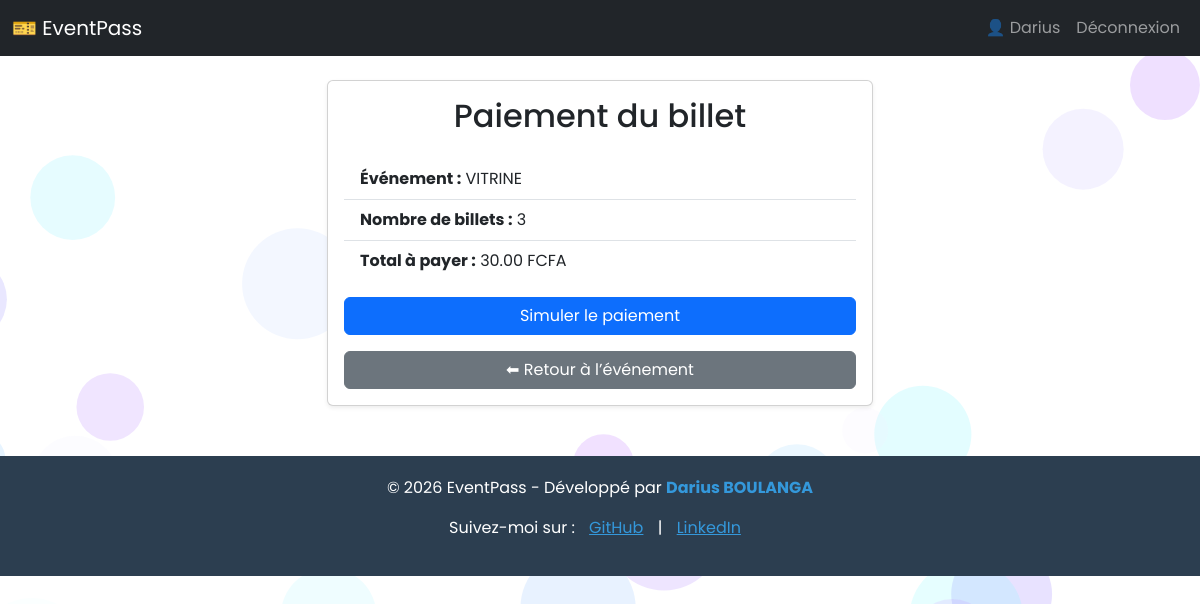
/payments/simulate/2/ (signed in), run on the app's committed database.
### accounts/models.py (models this page shows)
class CustomUser(AbstractUser):
    is_organizer = models.BooleanField(default=False)

### tickets/models.py (models this page shows, shortened)
class Ticket(models.Model):
    user = models.ForeignKey(settings.AUTH_USER_MODEL, on_delete=models.CASCADE)
    event = models.ForeignKey(Event, on_delete=models.CASCADE)
    quantity = models.PositiveIntegerField(default=1)
    purchased_at = models.DateTimeField(auto_now_add=True)
    is_paid = models.BooleanField(default=False)
    qr_code = models.ImageField(upload_to='qrcodes/', blank=True, null=True)
    def total_price(self) -> int:
        return self.quantity * self.event.ticket_price

### events/models.py (models this page shows, shortened)
class Event(models.Model):
    organizer = models.ForeignKey(settings.AUTH_USER_MODEL, on_delete=models.CASCADE)
    title = models.CharField(max_length=255)
    description = models.TextField()
    image = models.ImageField(upload_to='event_images/', null=True, blank=True)
    location = models.CharField(max_length=255)
    date = models.DateTimeField()
    ticket_price = models.DecimalField(max_digits=8, decimal_places=2)
    total_tickets = models.PositiveIntegerField()
    created_at = models.DateTimeField(auto_now_add=True)

### payments/views.py (the view, shortened to what this page needs)
# urls.py: path('simulate/<int:ticket_id>/', views.simulate_payment, name='simulate_payment'),
@login_required
def simulate_payment(request, ticket_id):
    ticket = get_object_or_404(Ticket, id=ticket_id, user=request.user)
    if Payment.objects.filter(ticket=ticket).exists():
        return redirect('payment_success', ticket_id=ticket.id)
    return render(request, 'payments/simulate_payment.html', {'ticket': ticket})

### templates/payments/simulate_payment.html (shortened to what this page needs)
{% extends 'base.html' %}
{% block content %}
<div class="row justify-content-center">
  <div class="col-md-8 col-lg-6">
    <div class="card shadow-sm">
      <div class="card-body">
        <h2 class="card-title text-center mb-4">Paiement du billet</h2>
        <ul class="list-group list-group-flush mb-3">
          <li class="list-group-item"><strong>Événement :</strong> {{ ticket.event.title }}</li>
          <li class="list-group-item"><strong>Nombre de billets :</strong> {{ ticket.quantity }}</li>
          <li class="list-group-item"><strong>Total à payer :</strong> {{ ticket.total_price }} FCFA</li>
        </ul>
        <form method="post">
          <button type="submit" class="btn btn-primary w-100">Simuler le paiement</button>
        </form>
        <a href="{% url 'event_detail' ticket.event.id %}" class="btn btn-secondary w-100 mt-3">⬅ Retour à l’événement</a>
      </div>
    </div>
  </div>
</div>
{% endblock %}

### templates/base.html (shortened to what this page needs)
<!DOCTYPE html>
<html lang="fr">
<head>
    {% load static %}
    <link rel="stylesheet" href="https://cdn.jsdelivr.net/npm/bootstrap@5.3.3/dist/css/bootstrap.min.css">
    <link rel="stylesheet" href="{% static 'css/style.css' %}">
</head>
<body>
<nav class="navbar navbar-expand-lg navbar-dark bg-dark mb-4">
  <div class="container-fluid">
    <a class="navbar-brand" href="{% url 'event_list' %}">🎫 EventPass</a>
    <div class="collapse navbar-collapse">
      <ul class="navbar-nav ms-auto">
        {% if user.is_authenticated %}
          <li class="nav-item">
            <a class="nav-link" href="#">👤 {{ user.username }}</a>
          </li>
          <li class="nav-item">
            <a class="nav-link" href="{% url 'logout' %}">Déconnexion</a>
          </li>
        {% endif %}
      </ul>
    </div>
  </div>
</nav>
<div class="container">
    {% block content %}{% endblock %}
</div>
<footer class="footer">
  <div class="container">
      <p>&copy; 2026 EventPass - Développé par <strong>Darius BOULANGA</strong></p>
  </div>
  <p>
    Suivez-moi sur :
    <a href="https://github.com/Darius-BOUL" style="color: #3498db; margin: 0 10px;">GitHub</a> |
    <a href="https://www.linkedin.com/in/darius-boulanga-b0ba65177/" style="color: #3498db; margin: 0 10px;">LinkedIn</a>
  </p>
</footer>
</body>
</body>
</html>

### static/css/style.css (style rules this page uses)
body, html { height: auto; margin: 0; font-family: 'Poppins', sans-serif; overflow: hidden; overflow-y: auto; }

### templates/base.html (style rules this page uses)
.footer { background-color: #2c3e50; color: white; text-align: center; padding: 20px 0; margin-top: 50px; width: 100%; }
.footer strong { color: #3498db; }

### data on the page
CustomUser: username "Darius"
Ticket: event "VITRINE", quantity "3", total_price "30.00"
